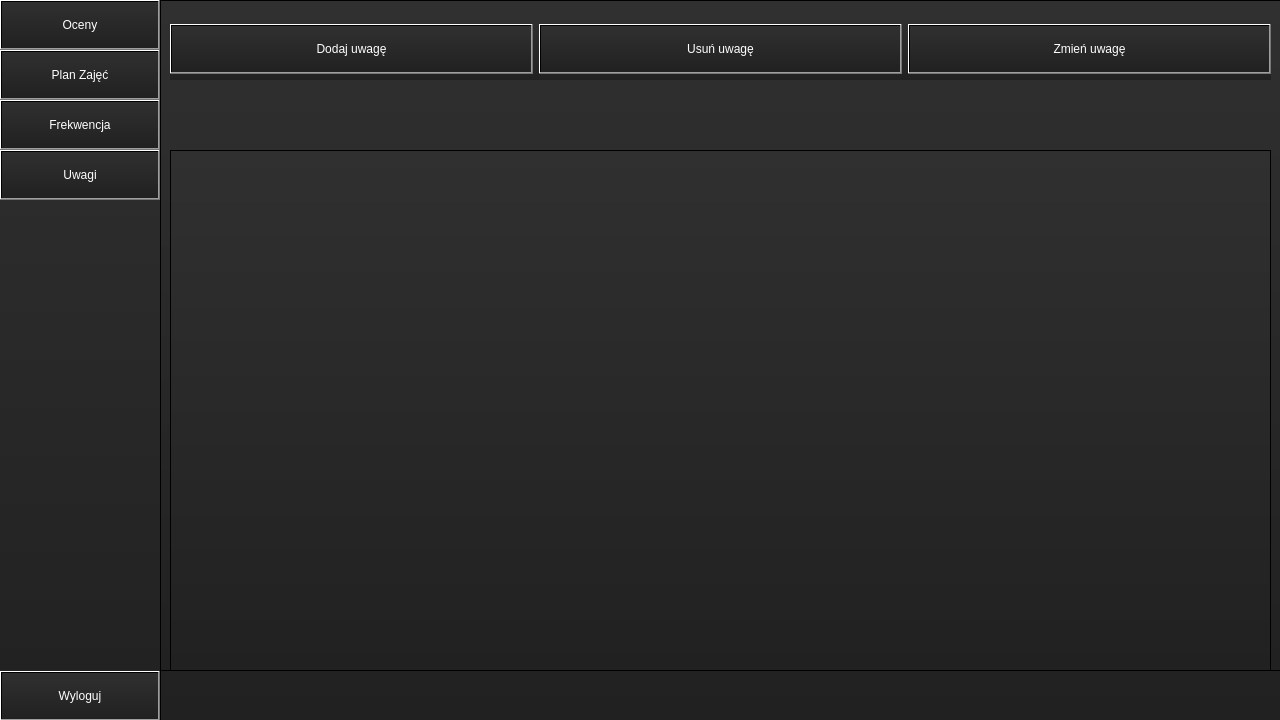
<?xml version="1.0" encoding="UTF-8"?>
<ui version="4.0">
 <class>Nauczyciel</class>
 <widget class="QMainWindow" name="Nauczyciel">
  <property name="geometry">
   <rect>
    <x>0</x>
    <y>0</y>
    <width>1280</width>
    <height>720</height>
   </rect>
  </property>
  <property name="windowTitle">
   <string>MainWindow</string>
  </property>
  <property name="styleSheet">
   <string notr="true">background-color: qlineargradient(spread:pad, x1:0, y1:1, x2:0, y2:0, stop:0 rgba(33, 33, 33, 255), stop:1 rgba(48, 48, 48, 255));
color: rgb(255,255,255);</string>
  </property>
  <widget class="QWidget" name="TeacherWindow">
   <property name="minimumSize">
    <size>
     <width>1280</width>
     <height>720</height>
    </size>
   </property>
   <property name="maximumSize">
    <size>
     <width>1280</width>
     <height>720</height>
    </size>
   </property>
   <widget class="QFrame" name="TeachSideBar">
    <property name="geometry">
     <rect>
      <x>0</x>
      <y>0</y>
      <width>161</width>
      <height>720</height>
     </rect>
    </property>
    <property name="minimumSize">
     <size>
      <width>0</width>
      <height>720</height>
     </size>
    </property>
    <property name="maximumSize">
     <size>
      <width>16777215</width>
      <height>720</height>
     </size>
    </property>
    <property name="frameShape">
     <enum>QFrame::Shape::StyledPanel</enum>
    </property>
    <property name="frameShadow">
     <enum>QFrame::Shadow::Raised</enum>
    </property>
    <widget class="QWidget" name="verticalLayoutWidget">
     <property name="geometry">
      <rect>
       <x>0</x>
       <y>0</y>
       <width>160</width>
       <height>721</height>
      </rect>
     </property>
     <layout class="QVBoxLayout" name="TeachVert">
      <property name="spacing">
       <number>0</number>
      </property>
      <item>
       <widget class="QPushButton" name="TeachGrdBtn">
        <property name="minimumSize">
         <size>
          <width>0</width>
          <height>50</height>
         </size>
        </property>
        <property name="text">
         <string>Oceny</string>
        </property>
        <property name="checkable">
         <bool>true</bool>
        </property>
       </widget>
      </item>
      <item>
       <widget class="QPushButton" name="TeachSchdBtn">
        <property name="minimumSize">
         <size>
          <width>0</width>
          <height>50</height>
         </size>
        </property>
        <property name="text">
         <string>Plan Zajęć</string>
        </property>
        <property name="checkable">
         <bool>true</bool>
        </property>
       </widget>
      </item>
      <item>
       <widget class="QPushButton" name="TeachAttndcBtn">
        <property name="minimumSize">
         <size>
          <width>0</width>
          <height>50</height>
         </size>
        </property>
        <property name="text">
         <string>Frekwencja</string>
        </property>
        <property name="checkable">
         <bool>true</bool>
        </property>
       </widget>
      </item>
      <item>
       <widget class="QPushButton" name="TeachNoteBtn">
        <property name="minimumSize">
         <size>
          <width>0</width>
          <height>50</height>
         </size>
        </property>
        <property name="text">
         <string>Uwagi</string>
        </property>
        <property name="checkable">
         <bool>true</bool>
        </property>
       </widget>
      </item>
      <item>
       <spacer name="verticalSpacer">
        <property name="orientation">
         <enum>Qt::Orientation::Vertical</enum>
        </property>
        <property name="sizeHint" stdset="0">
         <size>
          <width>20</width>
          <height>40</height>
         </size>
        </property>
       </spacer>
      </item>
      <item>
       <widget class="QPushButton" name="TeachLogoutBtn">
        <property name="minimumSize">
         <size>
          <width>0</width>
          <height>50</height>
         </size>
        </property>
        <property name="text">
         <string>Wyloguj</string>
        </property>
       </widget>
      </item>
     </layout>
    </widget>
   </widget>
   <widget class="QFrame" name="TeachGrdMenu">
    <property name="geometry">
     <rect>
      <x>160</x>
      <y>-1</y>
      <width>1121</width>
      <height>671</height>
     </rect>
    </property>
    <property name="frameShape">
     <enum>QFrame::Shape::StyledPanel</enum>
    </property>
    <property name="frameShadow">
     <enum>QFrame::Shadow::Raised</enum>
    </property>
    <widget class="QWidget" name="horizontalLayoutWidget">
     <property name="geometry">
      <rect>
       <x>10</x>
       <y>98</y>
       <width>591</width>
       <height>41</height>
      </rect>
     </property>
     <layout class="QHBoxLayout" name="TeachHori1">
      <property name="spacing">
       <number>15</number>
      </property>
      <item>
       <widget class="QComboBox" name="TeachClassCBox"/>
      </item>
      <item>
       <widget class="QComboBox" name="TeachSubjCBox"/>
      </item>
     </layout>
    </widget>
    <widget class="QLabel" name="TeachClassLabel">
     <property name="geometry">
      <rect>
       <x>20</x>
       <y>78</y>
       <width>61</width>
       <height>16</height>
      </rect>
     </property>
     <property name="text">
      <string>Klasa</string>
     </property>
    </widget>
    <widget class="QLabel" name="TeachSubjLabel">
     <property name="geometry">
      <rect>
       <x>320</x>
       <y>78</y>
       <width>71</width>
       <height>16</height>
      </rect>
     </property>
     <property name="text">
      <string>Przedmiot</string>
     </property>
    </widget>
    <widget class="QTableView" name="TeachGrdList">
     <property name="geometry">
      <rect>
       <x>10</x>
       <y>150</y>
       <width>1101</width>
       <height>521</height>
      </rect>
     </property>
     <property name="styleSheet">
      <string notr="true">QHeaderView::section {
        background-color: #444444;
        color: white; 
        font-weight: bold; 
        padding: 4px;
        border: 1px solid #222222;
}</string>
     </property>
    </widget>
    <widget class="QWidget" name="horizontalLayoutWidget_4">
     <property name="geometry">
      <rect>
       <x>10</x>
       <y>20</y>
       <width>1101</width>
       <height>61</height>
      </rect>
     </property>
     <layout class="QHBoxLayout" name="TeachHori">
      <item>
       <widget class="QPushButton" name="TeachAddGrdBtn">
        <property name="minimumSize">
         <size>
          <width>0</width>
          <height>50</height>
         </size>
        </property>
        <property name="text">
         <string>Dodaj ocenę</string>
        </property>
       </widget>
      </item>
      <item>
       <widget class="QPushButton" name="TeachDelGrdBtn">
        <property name="minimumSize">
         <size>
          <width>0</width>
          <height>50</height>
         </size>
        </property>
        <property name="text">
         <string>Usuń ocenę</string>
        </property>
       </widget>
      </item>
      <item>
       <widget class="QPushButton" name="TeachEditGrdBtn">
        <property name="minimumSize">
         <size>
          <width>0</width>
          <height>50</height>
         </size>
        </property>
        <property name="text">
         <string>Edytuj ocenę</string>
        </property>
       </widget>
      </item>
     </layout>
    </widget>
   </widget>
   <widget class="QFrame" name="TeachAttndcMenu">
    <property name="geometry">
     <rect>
      <x>160</x>
      <y>0</y>
      <width>1121</width>
      <height>671</height>
     </rect>
    </property>
    <property name="frameShape">
     <enum>QFrame::Shape::StyledPanel</enum>
    </property>
    <property name="frameShadow">
     <enum>QFrame::Shadow::Raised</enum>
    </property>
    <widget class="QWidget" name="horizontalLayoutWidget_2">
     <property name="geometry">
      <rect>
       <x>10</x>
       <y>100</y>
       <width>911</width>
       <height>41</height>
      </rect>
     </property>
     <layout class="QHBoxLayout" name="TeachHori3">
      <property name="spacing">
       <number>15</number>
      </property>
      <item>
       <widget class="QComboBox" name="TeachClassCBox_4"/>
      </item>
      <item>
       <widget class="QComboBox" name="TeachSubjCBox_4"/>
      </item>
      <item>
       <widget class="QComboBox" name="TeachDateCBox"/>
      </item>
     </layout>
    </widget>
    <widget class="QLabel" name="TeachClassLabel_2">
     <property name="geometry">
      <rect>
       <x>20</x>
       <y>80</y>
       <width>61</width>
       <height>16</height>
      </rect>
     </property>
     <property name="text">
      <string>Klasa</string>
     </property>
    </widget>
    <widget class="QLabel" name="TeachSubjLabel_2">
     <property name="geometry">
      <rect>
       <x>320</x>
       <y>80</y>
       <width>71</width>
       <height>16</height>
      </rect>
     </property>
     <property name="text">
      <string>Przedmiot</string>
     </property>
    </widget>
    <widget class="QTableView" name="TeachAttndcList">
     <property name="geometry">
      <rect>
       <x>10</x>
       <y>150</y>
       <width>1101</width>
       <height>521</height>
      </rect>
     </property>
     <property name="styleSheet">
      <string notr="true">QHeaderView::section {
        background-color: #444444;
        color: white; 
        font-weight: bold; 
        padding: 4px;
        border: 1px solid #222222;
}</string>
     </property>
    </widget>
    <widget class="QLabel" name="TeachSubjLabel_3">
     <property name="geometry">
      <rect>
       <x>630</x>
       <y>80</y>
       <width>71</width>
       <height>16</height>
      </rect>
     </property>
     <property name="text">
      <string>Data</string>
     </property>
    </widget>
    <widget class="QWidget" name="horizontalLayoutWidget_3">
     <property name="geometry">
      <rect>
       <x>10</x>
       <y>19</y>
       <width>1101</width>
       <height>61</height>
      </rect>
     </property>
     <layout class="QHBoxLayout" name="horizontalLayout_2">
      <item>
       <widget class="QPushButton" name="TeachAddAttndcBtn">
        <property name="minimumSize">
         <size>
          <width>0</width>
          <height>50</height>
         </size>
        </property>
        <property name="text">
         <string>Dodaj obecność</string>
        </property>
       </widget>
      </item>
      <item>
       <widget class="QPushButton" name="TeachDelAttndcBtn">
        <property name="minimumSize">
         <size>
          <width>0</width>
          <height>50</height>
         </size>
        </property>
        <property name="text">
         <string>Usuń obecność</string>
        </property>
       </widget>
      </item>
      <item>
       <widget class="QPushButton" name="TeachEditAttndcBtn">
        <property name="minimumSize">
         <size>
          <width>0</width>
          <height>50</height>
         </size>
        </property>
        <property name="text">
         <string>Zmień obecność</string>
        </property>
       </widget>
      </item>
     </layout>
    </widget>
   </widget>
   <widget class="QFrame" name="TeachNoteMenu">
    <property name="geometry">
     <rect>
      <x>160</x>
      <y>0</y>
      <width>1121</width>
      <height>671</height>
     </rect>
    </property>
    <property name="frameShape">
     <enum>QFrame::Shape::StyledPanel</enum>
    </property>
    <property name="frameShadow">
     <enum>QFrame::Shadow::Raised</enum>
    </property>
    <widget class="QTableView" name="TeachNotesList">
     <property name="geometry">
      <rect>
       <x>10</x>
       <y>150</y>
       <width>1101</width>
       <height>521</height>
      </rect>
     </property>
     <property name="styleSheet">
      <string notr="true">QHeaderView::section {
        background-color: #444444;
        color: white; 
        font-weight: bold; 
        padding: 4px;
        border: 1px solid #222222;
}</string>
     </property>
    </widget>
    <widget class="QWidget" name="horizontalLayoutWidget_6">
     <property name="geometry">
      <rect>
       <x>10</x>
       <y>19</y>
       <width>1101</width>
       <height>61</height>
      </rect>
     </property>
     <layout class="QHBoxLayout" name="horizontalLayout_3">
      <item>
       <widget class="QPushButton" name="TeachAddNoteBtn">
        <property name="minimumSize">
         <size>
          <width>0</width>
          <height>50</height>
         </size>
        </property>
        <property name="text">
         <string>Dodaj uwagę</string>
        </property>
       </widget>
      </item>
      <item>
       <widget class="QPushButton" name="TeachDelNoteBtn">
        <property name="minimumSize">
         <size>
          <width>0</width>
          <height>50</height>
         </size>
        </property>
        <property name="text">
         <string>Usuń uwagę</string>
        </property>
       </widget>
      </item>
      <item>
       <widget class="QPushButton" name="TeachEditNoteBtn">
        <property name="minimumSize">
         <size>
          <width>0</width>
          <height>50</height>
         </size>
        </property>
        <property name="text">
         <string>Zmień uwagę</string>
        </property>
       </widget>
      </item>
     </layout>
    </widget>
   </widget>
   <widget class="QFrame" name="TeachSchdMenu">
    <property name="geometry">
     <rect>
      <x>160</x>
      <y>0</y>
      <width>1121</width>
      <height>671</height>
     </rect>
    </property>
    <property name="frameShape">
     <enum>QFrame::Shape::StyledPanel</enum>
    </property>
    <property name="frameShadow">
     <enum>QFrame::Shadow::Raised</enum>
    </property>
    <widget class="QTableView" name="TeachSchdList">
     <property name="geometry">
      <rect>
       <x>15</x>
       <y>101</y>
       <width>1091</width>
       <height>571</height>
      </rect>
     </property>
     <property name="styleSheet">
      <string notr="true">QHeaderView::section {
        background-color: #444444;
        color: white; 
        font-weight: bold; 
        padding: 4px;
        border: 1px solid #222222;
}</string>
     </property>
    </widget>
   </widget>
   <zorder>TeachSideBar</zorder>
   <zorder>TeachAttndcMenu</zorder>
   <zorder>TeachGrdMenu</zorder>
   <zorder>TeachSchdMenu</zorder>
   <zorder>TeachNoteMenu</zorder>
  </widget>
 </widget>
 <resources/>
 <connections/>
</ui>
